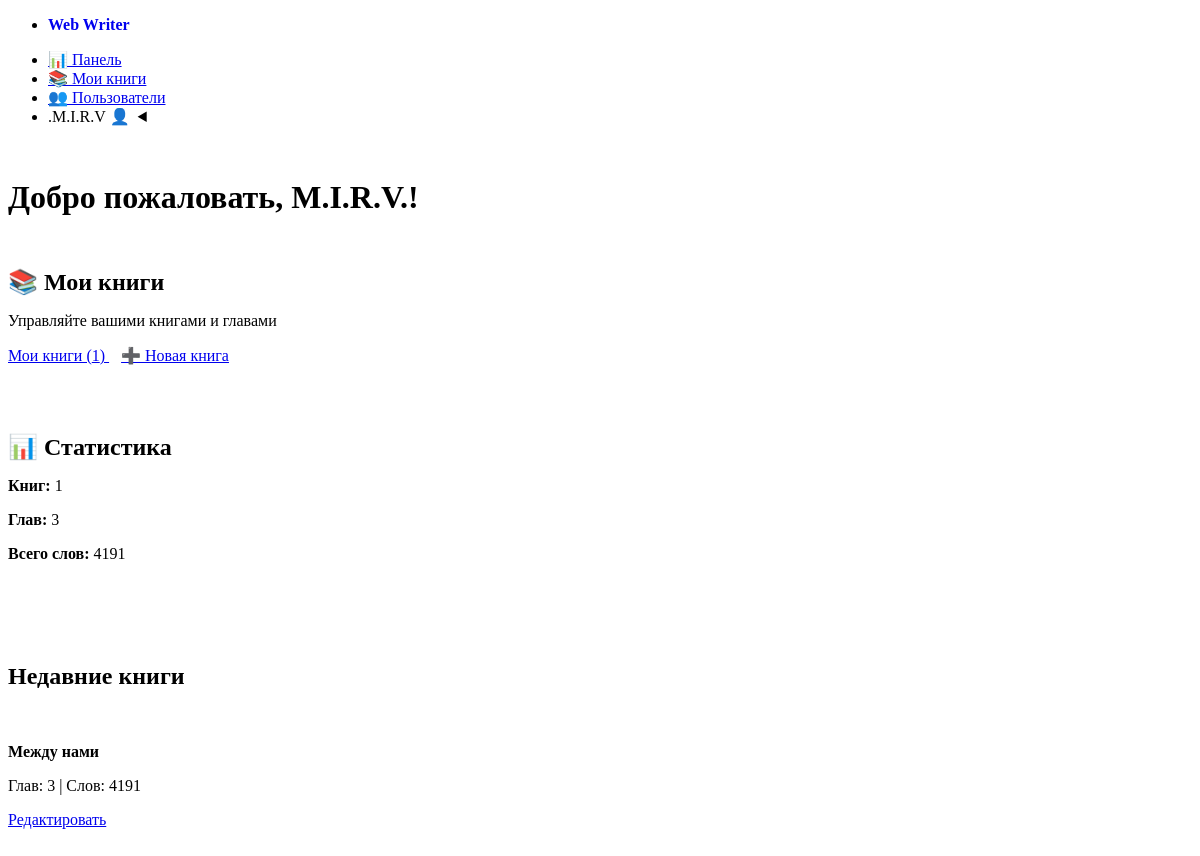
The page /dashboard.php (signed in) on the database as committed earlier.
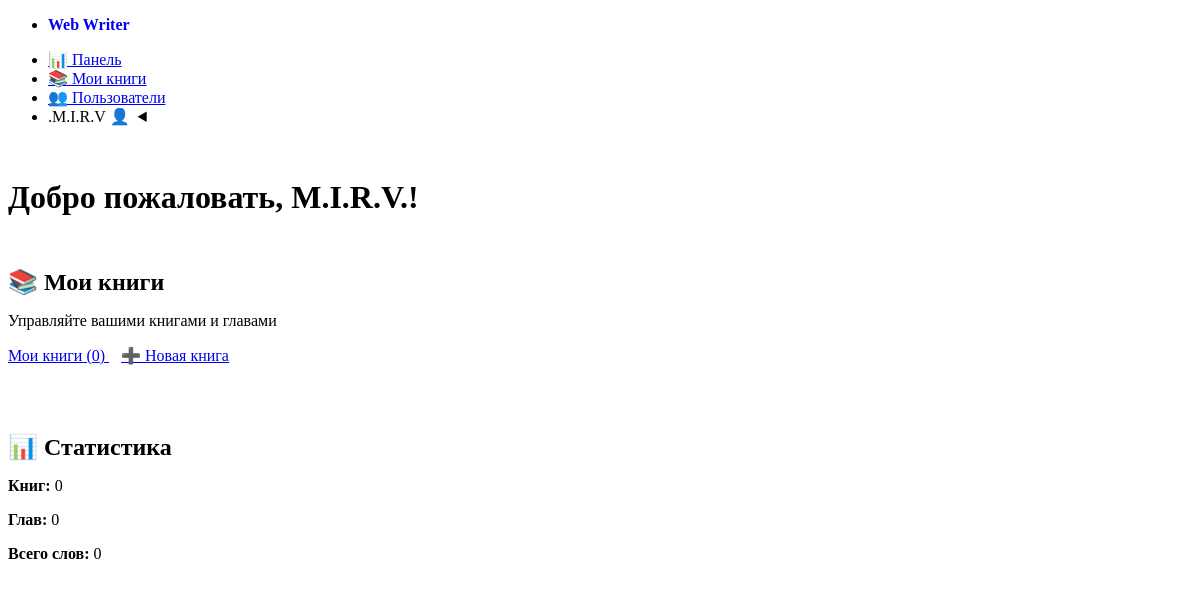
The same page on the database as committed later.
### tables this page shows
CREATE TABLE `books` (
  `id` int(11) NOT NULL AUTO_INCREMENT,
  `title` varchar(255) NOT NULL,
  `description` text DEFAULT NULL,
  `genre` varchar(100) DEFAULT NULL,
  `cover_image` varchar(500) DEFAULT NULL,
  `user_id` int(11) NOT NULL,
  `series_id` int(11) DEFAULT NULL,
  `sort_order_in_series` int(11) DEFAULT NULL,
  `created_at` timestamp NOT NULL DEFAULT current_timestamp(),
  `updated_at` timestamp NOT NULL DEFAULT current_timestamp() ON UPDATE current_timestamp(),
  `share_token` varchar(32) DEFAULT NULL,
  `published` tinyint(1) NOT NULL DEFAULT 0,
  PRIMARY KEY (`id`),
  UNIQUE KEY `share_token` (`share_token`),
  KEY `user_id` (`user_id`),
  KEY `series_id` (`series_id`),
  CONSTRAINT `books_ibfk_1` FOREIGN KEY (`user_id`) REFERENCES `users` (`id`) ON DELETE CASCADE,
  CONSTRAINT `books_ibfk_2` FOREIGN KEY (`series_id`) REFERENCES `series` (`id`) ON DELETE SET NULL
);

### includes/functions.php (called while the page is built, shortened)
<?php
function is_logged_in() {
    return isset($_SESSION['user_id']);
}
function e($string) {
    return htmlspecialchars($string, ENT_QUOTES, 'UTF-8');
}
?>

### config/config.php (called while the page is built, shortened)
<?php
require_once __DIR__ . '/../includes/functions.php';
spl_autoload_register(function ($class_name) {
    $model_file = __DIR__ . '/../models/' . $class_name . '.php';
});
?>

### models/Book.php (called while the page is built, shortened)
<?php
class Book {
    private $pdo;
    public function __construct($pdo) {
        $this->pdo = $pdo;
    }
    public function findByUser($user_id, $only_published = false) {
        $sql = "
        SELECT b.*,
                COUNT(c.id) as chapter_count,
                COALESCE(SUM(c.word_count), 0) as total_words
        FROM books b
        LEFT JOIN chapters c ON b.id = c.book_id
        WHERE b.user_id = ?
        ";
        $sql .= " GROUP BY b.id ORDER BY b.created_at DESC ";
        $stmt = $this->pdo->prepare($sql);
        $stmt->execute([$user_id]);
        return $stmt->fetchAll(PDO::FETCH_ASSOC);
    }
}
?>

### dashboard.php (the view, shortened to what this page needs)
<?php
require_once 'config/config.php';
$user_id = $_SESSION['user_id'];
$bookModel = new Book($pdo);
$books = $bookModel->findByUser($user_id);
include 'views/header.php';
?>
<h1>Добро пожаловать, <?= e($_SESSION['display_name']) ?>!</h1>
<div class="grid">
    <article>
        <h2>📚 Мои книги</h2>
        <p>Управляйте вашими книгами и главами</p>
        <a href="books.php" role="button">
            Мои книги (<?= count($books) ?>)
        </a>
        <a href="book_edit.php" role="button">➕ Новая книга</a>
    </article>
    <article>
        <h2>📊 Статистика</h2>
        <?php
        $total_chapters = 0;
        $total_words = 0;
        foreach ($books as $book) {
            $total_chapters += $book['chapter_count'];
            $total_words += $book['total_words'];
        }
        ?>
        <p><strong>Книг:</strong> <?= count($books) ?></p>
        <p><strong>Глав:</strong> <?= $total_chapters ?></p>
        <p><strong>Всего слов:</strong> <?= $total_words ?></p>
    </article>
</div>
<?php if (!empty($books)): ?>
<div style="margin-top: 2rem;">
    <div class="grid">
        <article>
        <h2>Недавние книги</h2>
            <?php foreach (array_slice($books, 0, 3) as $book): ?>
            <article>
                <h4><?= e($book['title']) ?></h4>
                <p>Глав: <?= $book['chapter_count'] ?> | Слов: <?= $book['total_words'] ?></p>
                <a href="book_edit.php?id=<?= $book['id'] ?>" role="button" class="secondary">
                    Редактировать
                </a>
            </article>
            <?php endforeach; ?>
        </article>
    </div>
</div>
<?php endif; ?>
<?php include 'views/footer.php'; ?>

### views/header.php (shortened to what this page needs)
<!DOCTYPE html>
<html lang="ru">
<head>
    <link rel="stylesheet" href="https://cdn.jsdelivr.net/npm/@picocss/pico@1.5.10/css/pico.min.css">
    <link rel="stylesheet" href="/assets/css/style.css">
    <link rel="stylesheet" href="/assets/css/foundation-icons.css" />
</head>
<body>
    <nav class="container-fluid black">
    <ul>
        <li><strong><a href="/" style="text-decoration: none;"><?= e(APP_NAME) ?></a></strong></li>
    </ul>
    <ul>
        <?php if (is_logged_in()): ?>
            <li><a href="/dashboard.php">📊 Панель</a></li>
            <li><a href="/books.php">📚 Мои книги</a></li>
            <?php if ($_SESSION['user_id'] == 1): ?>
                <li><a href="/admin/users.php">👥 Пользователи</a></li>
            <?php endif; ?>
            <li>
                <details role="list" dir="rtl">
                    <summary aria-haspopup="listbox" role="link">
                        👤 <?= e($_SESSION['display_name']) ?>
                    </summary>
                </details>
            </li>
        <?php else: ?>
            <li><a href="/login.php">Войти</a></li>
            <li><a href="/register.php">Регистрация</a></li>
        <?php endif; ?>
    </ul>
</nav>
    <main class="container">

### views/footer.php (shortened to what this page needs)
    </main>
</body>
</html>

### assets/css/style.css (style rules this page uses)
h1, h2, h3, h4, h5, h6 { margin-bottom: 1rem; }
article, textarea, main.container { margin-top: 1rem; margin-bottom: 1rem; padding-top: 1rem; padding-bottom: 1rem; }

Rows that differ between the two databases and show on the page:
removed books: title "Между нами", chapter_count "3", total_words "4191"
Other text that changed with them:
count($books): "1" → "0"
$total_chapters: "3" → "0"
$total_words: "4191" → "0"
text no longer shown: "Недавние книги"
